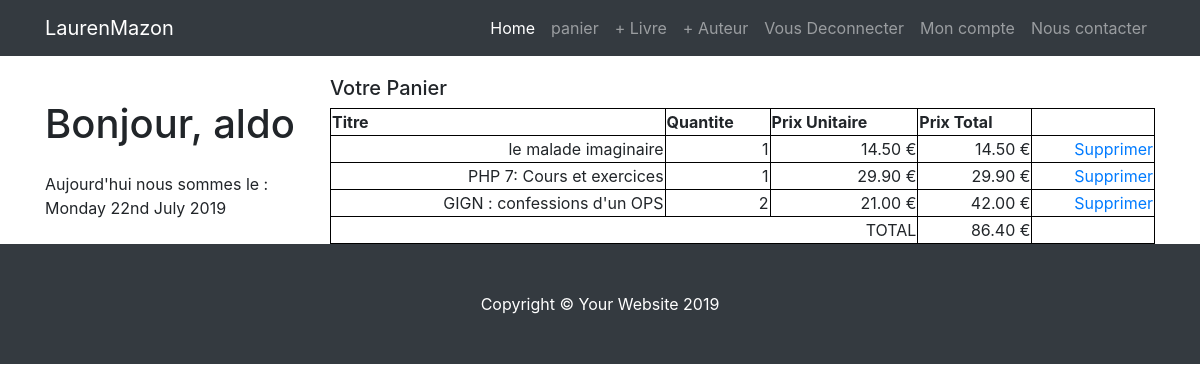
The app's page /panier.php (signed in) with its own data.
### tables this page shows
CREATE TABLE IF NOT EXISTS `client` (
  `id_client` int(11) NOT NULL AUTO_INCREMENT,
  `nom` varchar(45) NOT NULL,
  `prenom` varchar(45) NOT NULL,
  `adresse` varchar(255) NOT NULL,
  `code_postal` int(11) NOT NULL,
  `ville` varchar(45) NOT NULL,
  `email` varchar(45) NOT NULL,
  `password` varchar(45) NOT NULL,
  PRIMARY KEY (`id_client`),
  UNIQUE KEY `email` (`email`)
);

CREATE TABLE IF NOT EXISTS `ligne_panier` (
  `id_lignepanier` int(11) NOT NULL AUTO_INCREMENT,
  `id_livre` int(11) NOT NULL,
  `quantite` int(11) NOT NULL,
  `id_panier` int(11) NOT NULL,
  PRIMARY KEY (`id_lignepanier`),
  KEY `fk_ligne_panier_livre1_idx` (`id_livre`),
  KEY `fk_ligne_panier_panier1_idx` (`id_panier`)
);

CREATE TABLE IF NOT EXISTS `livre` (
  `id_livre` int(11) NOT NULL AUTO_INCREMENT,
  `titre` varchar(100) NOT NULL,
  `prix` decimal(7,2) NOT NULL,
  `note` decimal(7,2) DEFAULT '0.00',
  `nb_pages` int(11) DEFAULT NULL,
  `annee` int(11) DEFAULT NULL,
  `photo` varchar(255) DEFAULT NULL,
  `id_auteur` int(11) NOT NULL,
  `id_collection` int(11) NOT NULL,
  `id_format` int(11) NOT NULL,
  `id_langue` int(11) NOT NULL,
  `id_genre` int(11) NOT NULL,
  `resume` text NOT NULL,
  PRIMARY KEY (`id_livre`),
  KEY `id_auteur#_idx` (`id_auteur`),
  KEY `fk_livre_collection1_idx` (`id_collection`),
  KEY `fk_livre_format1_idx` (`id_format`),
  KEY `fk_livre_langue1_idx` (`id_langue`),
  KEY `fk_livre_genre1_idx` (`id_genre`)
);

### panier.php (the view, shortened to what this page needs)
<?php
require_once('inc/my-sql-connect.php');
$id_panier = $_SESSION["id_panier"];
$sqlPanier = 'SELECT
  ligne_panier.id_lignepanier,
  livre.titre,
  ligne_panier.quantite,
  livre.prix,
  (ligne_panier.quantite * livre.prix) AS prixtotal
  FROM livre
  INNER JOIN ligne_panier ON livre.id_livre = ligne_panier.id_livre
  INNER JOIN panier ON panier.id_panier = ligne_panier.id_panier
  WHERE panier.id_panier = :id_panier
  ';
$reqPanier = $dbh->prepare($sqlPanier);
$reqPanier->bindParam(':id_panier', $id_panier);
$reqPanier->execute();
$results = $reqPanier->fetchAll();
$prixTotalDuPanier = 0;
foreach($results as $line) {
    $prixTotalDuPanier += $line["prixtotal"];
}
?>
<!DOCTYPE html>
<html lang="en">
<head>
  <link href="vendor/bootstrap/css/bootstrap.min.css" rel="stylesheet">
  <link href="css/shop-homepage.css" rel="stylesheet">
</head>
<body>
    <?php
    require_once("inc/menu-top.php");
    ?>
  <div class="container" style="margin-top:20px">
    <div class="row">
      <div class="col-lg-3">
          <?php
          if(isset($_SESSION["id_client"]) || isset($_COOKIE["id_client"])) {
              if (isset($_SESSION["id_client"])) {
                  $id = $_SESSION["id_client"];
              } else if (isset($_COOKIE["id_client"])) {
                  $id = $_COOKIE["id_client"];
              }
              $sql = 'SELECT prenom
                FROM client
                WHERE id_client = :id';
              $req = $dbh->prepare($sql);
              $req->bindParam(':id', $id);
              $req->execute();
              $personne = $req->fetch()["prenom"];
          }
          else {
              $personne = "toi";
          }
          ?>
          <h1 class="my-4">Bonjour, <?php echo $personne ?></h1>
          <p>
              Aujourd'hui nous sommes le :
              <?php
                echo(date("l jS  F Y"));
              ?>
          </p>
      </div>
      <div class="col-lg-9">
          <h5>Votre Panier</h5>
          <table>
              <tr>
                  <th>Titre</th>
                  <th>Quantite</th>
                  <th>Prix Unitaire</th>
                  <th>Prix Total</th>
                  <th></th>
              </tr>
          <?php
          foreach($results as $line) { ?>
              <tr>
                  <td><?= $line["titre"] ?></td>
                  <td><?= $line["quantite"] ?></td>
                  <td><?= $line["prix"] ?> &euro;</td>
                  <td><?= $line["prixtotal"] ?> &euro;</td>
                  <td><a href="panier.php?delete=<?= $line["id_lignepanier"] ?>">Supprimer</a></td>
              </tr>
          <?php }
          ?>
              <tr>
                  <td colspan="3">TOTAL</td>
                  <td><?= number_format($prixTotalDuPanier, 2) ?> &euro;</td>
              </tr>
          </table>
      </div>
    </div>
  </div>
    <?php
    require('inc/footer.php');
    ?>
</body>
</html>

### css/shop-homepage.css (style rules this page uses)
body { padding-top: 56px; }

### panier.php (style rules this page uses)
table { border-width:1px; border-style:solid; border-color:black; width:100%; }
td { border-width:1px; border-style:solid; border-color:black; text-align: right; }
th { border-width:1px; border-style:solid; border-color:black; }

### records on screen
client: prenom "aldo"
ligne_panier: id_livre.titre "le malade imaginaire", quantite "1", id_livre.prix "14.50", prixtotal "14.50"
ligne_panier: id_livre.titre "PHP 7: Cours et exercices", quantite "1", id_livre.prix "29.90", prixtotal "29.90"
ligne_panier: id_livre.titre "GIGN : confessions d'un OPS", quantite "2", id_livre.prix "21.00", prixtotal "42.00"

### other values on screen
$prixTotalDuPanier "86.40"
